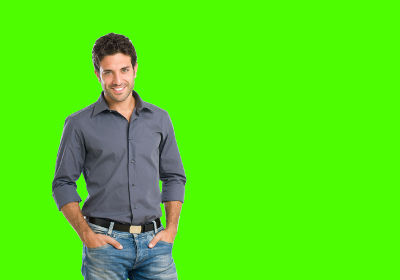
#> input picture img/chroma_key.jpg, 400 x 280 px
$ python hist_bg_np.py
#> lines starting #> are read from the running program, lines starting #| are printed output that depends on the picture; after the words box and inside, x2 and y2 are one past the last pixel; in counts of white or black regions, pixels touching at a corner belong together
import cv2
import numpy as np
from matplotlib import pyplot as plt


target = np.zeros((90,90,3), dtype=np.uint8)
target[:, :30, 0 ] = 255
target[:, 30:60, 1] = 255
target[:, 60:90, 2] = 255
target = cv2.imread('../img/chroma_key.jpg')
#> target is the input picture: shape (280, 400, 3); mean B, G, R 22.7, 224.8, 84.6
hsvt = cv2.cvtColor(target,cv2.COLOR_BGR2HSV)
#> hsvt: shape (280, 400, 3); mean H, S, V 58.4, 217.3, 228.8

cv2.imshow('rgb', target)
#roi is the object or region of object we need to find

roi = np.zeros((90,10, 3), dtype=np.uint8)
roi[:, :, 1] =255
#roi = cv2.imread('../img/chrome_key_green2.jpg')
roi = target[:200, 200:, :]
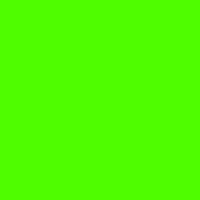
#> roi: shape (200, 200, 3); mean B, G, R 0, 253, 78
hsv = cv2.cvtColor(roi,cv2.COLOR_BGR2HSV)
#> hsv: shape (200, 200, 3); mean H, S, V 51, 255, 253

cv2.imshow('green screen', roi)
#target is the image we search in


# Find the histograms. I used calcHist. It can be done with np.histogram2d also
M = cv2.calcHist([hsv],[0, 1], None, [180, 256], [0, 180, 0, 256] )
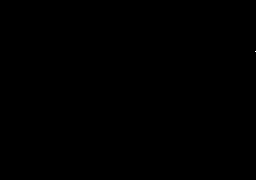
#> M: shape (180, 256) float32; values 0 (black) and 40000 (white), 0% white in thin lines or dots, all inside (x1, y1, x2, y2) = (255, 51, 256, 52)
I = cv2.calcHist([hsvt],[0, 1], None, [180, 256], [0, 180, 0, 256] )
print("M",M.dtype, np.where(M!=0), M[M!=0])
#| M float32 (array([51]), array([255])) [40000.]
print("I", I.dtype, np.where(I!=0), I[I!=0])
#> (printed output is left out)

R = M/(I+1)

h,s,v = cv2.split(hsvt)
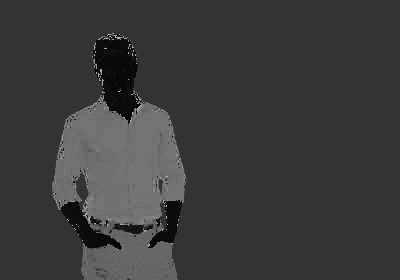
#> h: shape (280, 400); min 0, max 179, mean 58.4
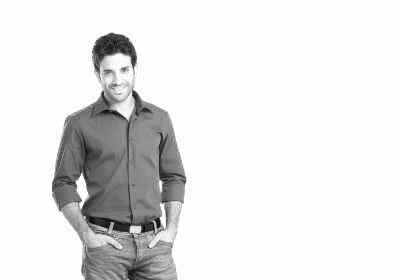
#> v: shape (280, 400); min 4, max 255, mean 228.8
B = R[h.ravel(),s.ravel()]

B = np.minimum(B,1) #it means the numbers in array are rate, so can't let it over 1
B = B.reshape(hsvt.shape[:2]) # B is the array that is returned from cv2.calcBackProject()
#> B: shape (280, 400) float32; values 0 (black) and 0.457 (white), 78.2% white; 3 black regions (2 under 20 px), largest, box (x1, y1, x2, y2) and area: (48, 32, 192, 280) 24389
disc = cv2.getStructuringElement(cv2.MORPH_ELLIPSE,(5,5))
print(B)
#> (printed output is left out)
cv2.filter2D(B,-1,disc,B)
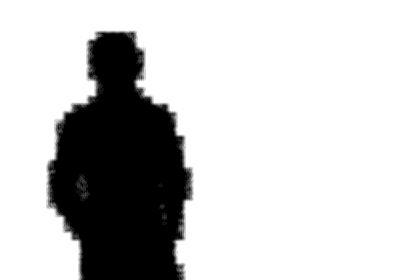
#> B: shape (280, 400) float32; min 0, max 7.76, mean 6.07; drawn with min black and max white
print(B)
#> (printed output is left out)
B = np.uint8(B)
print(B)
#> (printed output is left out)
cv2.normalize(B,B,0,255,cv2.NORM_MINMAX)  # make rate to 0~255, actually it makes grayscale singlechannel
print(B)
#> (printed output is left out)

ret,thresh = cv2.threshold(B,50,255, cv2.THRESH_BINARY_INV)
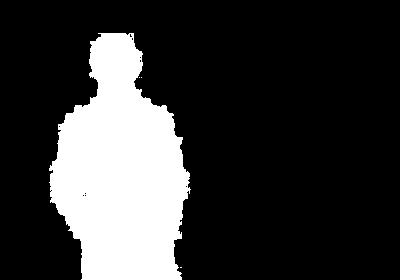
#> thresh: shape (280, 400); 21.1% white; 4 white regions (3 under 20 px), largest, box (x1, y1, x2, y2) and area: (49, 33, 191, 280) 23642
cv2.imshow('re', thresh)

#thr = cv2.merge((thresh, thresh, thresh))
thr = cv2.cvtColor(thresh, cv2.COLOR_GRAY2BGR)
res2 = cv2.bitwise_and(target, thr)
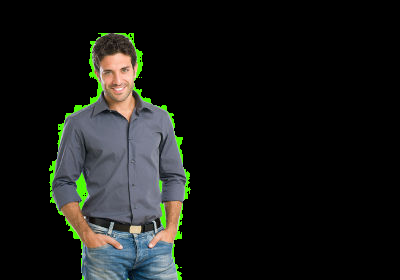
#> res2: shape (280, 400, 3); mean B, G, R 22.6, 25.3, 23
cv2.imshow('res', res2)
cv2.waitKey()
cv2.destroyAllWindows()

$ run again, with img/cat_dog.jpg copied over img/chroma_key.jpg
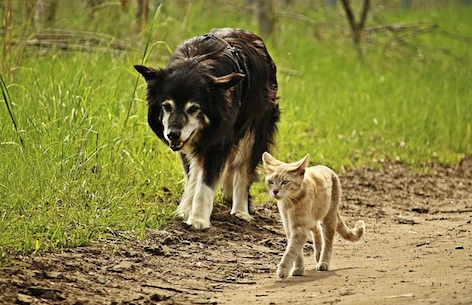
#> input picture img/cat_dog.jpg, 472 x 305 px
#> target is the input picture: shape (305, 472, 3); mean B, G, R 66.7, 132.2, 137.7
#> hsvt: shape (305, 472, 3); mean H, S, V 26.2, 139.2, 142.1
#> hsv: shape (200, 272, 3); mean H, S, V 28.2, 146.3, 130
#> (printed output is left out)
#> (printed output is left out)
#> (printed output is left out)
#> (printed output is left out)
#> (printed output is left out)
#> (printed output is left out)
#> `ret,thresh = cv2.threshold(B,50,255, cv2.THRESH_BINARY_INV)`:
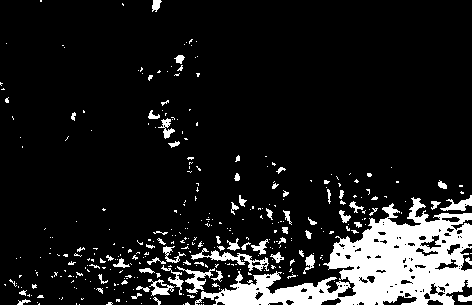
#> thresh: shape (305, 472); 11.8% white; 349 white regions (286 under 20 px), largest, box (x1, y1, x2, y2) and area: (195, 197, 472, 305) 11886, (191, 248, 269, 271) 484, (177, 266, 215, 294) 311
#> `res2 = cv2.bitwise_and(target, thr)`:
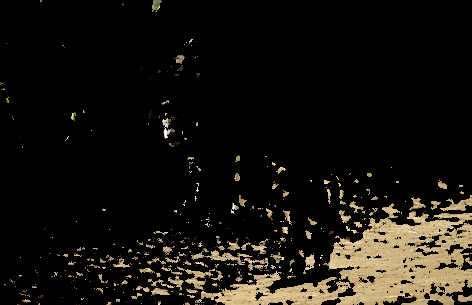
#> res2: shape (305, 472, 3); mean B, G, R 14.5, 19.7, 22.5
